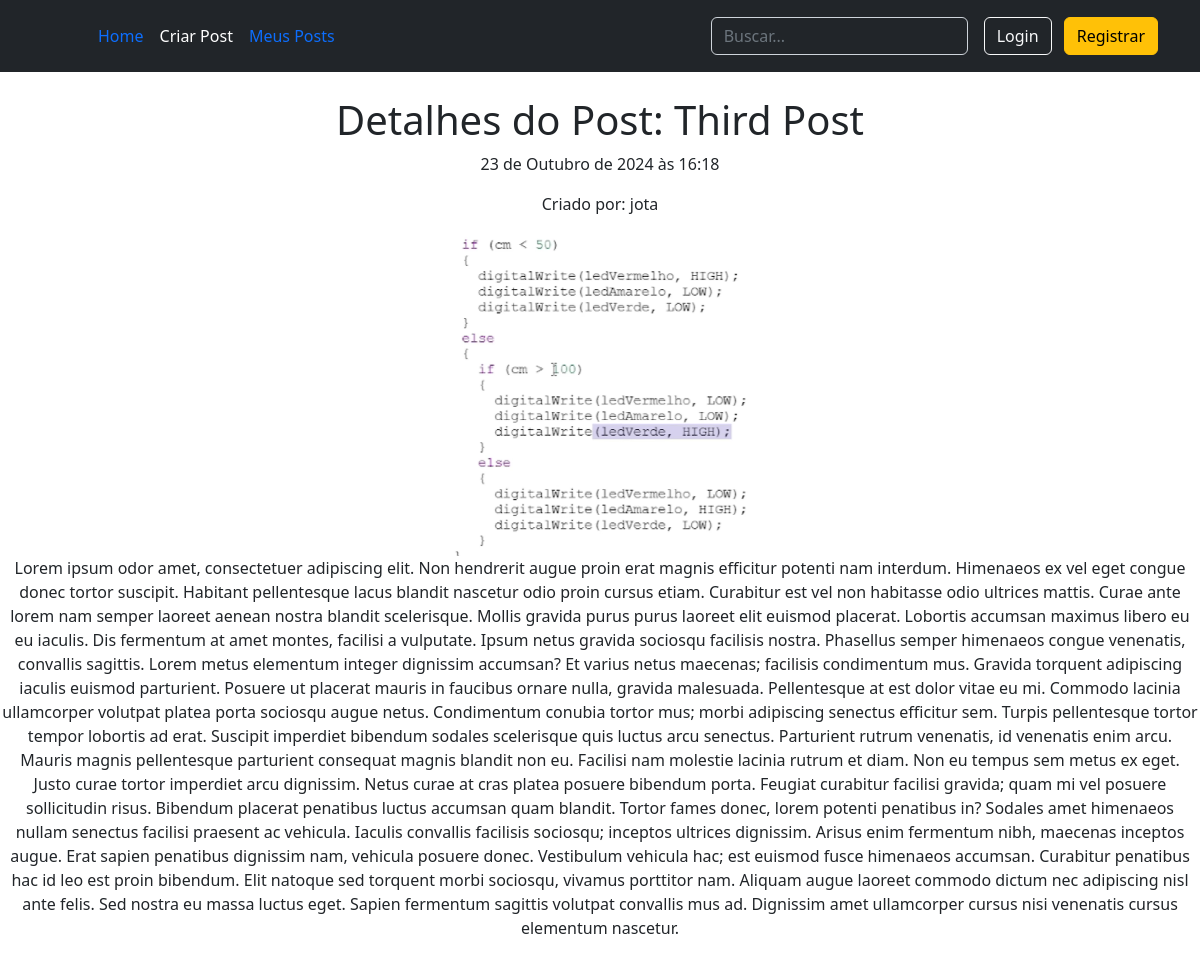
Page /post-detail/14/ on the committed database.
### posts/models.py (models this page shows, shortened)
class Post(models.Model):
    title = models.CharField(max_length=100)
    description = models.TextField()
    image = models.ImageField(upload_to='images/', blank=True, null=True)
    create_at = models.DateTimeField(auto_now_add=True)
    author = models.ForeignKey(User, on_delete=models.CASCADE)
    class Meta:
        verbose_name = 'Post'
        verbose_name_plural = 'Posts'
        ordering = ['id']

### posts/views.py (the view)
# urls.py: path('post-detail/<int:pk>/', PostDetailView.as_view(), name='post-detail'),
class PostDetailView(DetailView):
    model = Post
    template_name = 'post_detail.html'
    context_object_name = 'post'
    def get_object(self):
        return Post.objects.get(pk=self.kwargs['pk'])

### posts/templates/post_detail.html (shortened to what this page needs)
{% extends 'base.html' %}
{% block content %}
<div class="text-center">
    <br>
    <h1>Detalhes do Post: {{post.title}}</h1>
    <p>{{post.create_at}}</p>
    <p>Criado por: {{ post.author.username }}</p>
    {% if post.image %}
    <img src="{{post.image.url}}" width="25%" alt="{{post.title}}">
    {% else %}
           <p>Sem imagem disponível.</p>
    {% endif %}
    <p>{{post.description}}</p>
</div>
{% endblock content %}

### posts/templates/base.html (shortened to what this page needs)
{% load static %}
<!DOCTYPE html>
<html lang="en">
<head>
	<link href="https://cdn.jsdelivr.net/npm/bootstrap@5.2.3/dist/css/bootstrap.min.css" rel="stylesheet">
</head>
<body>
    <header class="p-3 text-bg-dark">
        <div class="container">
          <div class="d-flex flex-wrap align-items-center justify-content-center justify-content-lg-start">
            <a href="/" class="d-flex align-items-center mb-2 mb-lg-0 text-white text-decoration-none">
              <svg class="bi me-2" width="40" height="32" role="img" aria-label="Bootstrap"><use xlink:href="#bootstrap"/></svg>
            </a>
            <ul class="nav col-12 col-lg-auto me-lg-auto mb-2 justify-content-center mb-md-0">
              <li><a href="{%url 'post-list' %}" class="nav-link px-2 text-primary">Home</a></li>
              <li><a href="{%url 'post-create' %}" class="nav-link px-2 text-white">Criar Post</a></li>
              <li><a href="{%url 'my-posts' %}" class="nav-link px-2 text-blue">Meus Posts</a></li>
            </ul>
            <form method="GET" action="{% url 'post-search' %}" class="col-12 col-lg-auto mb-3 mb-lg-0 me-lg-3" role="search">
              <input type="search" name="q" value="{{ request.GET.q }}"class="form-control form-control-dark text-bg-dark" placeholder="Buscar..." aria-label="Search">
            </form>
            <div class="text-end">
              {% if user.is_authenticated %}
                <span class="text-white me-2">Bem-vindo, {{ user.username }}!</span>
                <form method="post" action="{% url 'logout' %}">
                  {% csrf_token %}
                  <button type="submit" class="btn btn-outline-light me-2">logout</button>
              </form>
              {% else %}
                <a href="{% url 'login' %}" class="btn btn-outline-light me-2">Login</a>
                <a href="{% url 'signup' %}" class="btn btn-warning">Registrar</a>
              {% endif %}
            </div>
          </div>
        </div>
      </header>
	{% block content %}
	{% endblock %}
</body>
</html>

### rows in the picture
Post: title "Third Post", create_at "23 de Outubro de 2024 às 16:18", author.username "jota", image (picture), description "Lorem ipsum odor amet, consectetuer adipiscing elit. Non hendrerit augue proin erat magnis efficitur potenti nam interdum. Himenaeos ex vel eget congue donec tortor suscipit. Habitant pellentesque lacus blandit nascetur odio proin cursus etiam. Curabitur est vel non habitasse odio ultrices mattis. Curae ante lorem nam semper laoreet aenean nostra blandit scelerisque. Mollis gravida purus purus laoreet elit euismod placerat. Lobortis accumsan maximus libero eu eu iaculis. Dis fermentum at amet montes, facilisi a vulputate. Ipsum netus gravida sociosqu facilisis nostra. Phasellus semper himenaeos congue venenatis, convallis sagittis. Lorem metus elementum integer dignissim accumsan? Et varius…"
